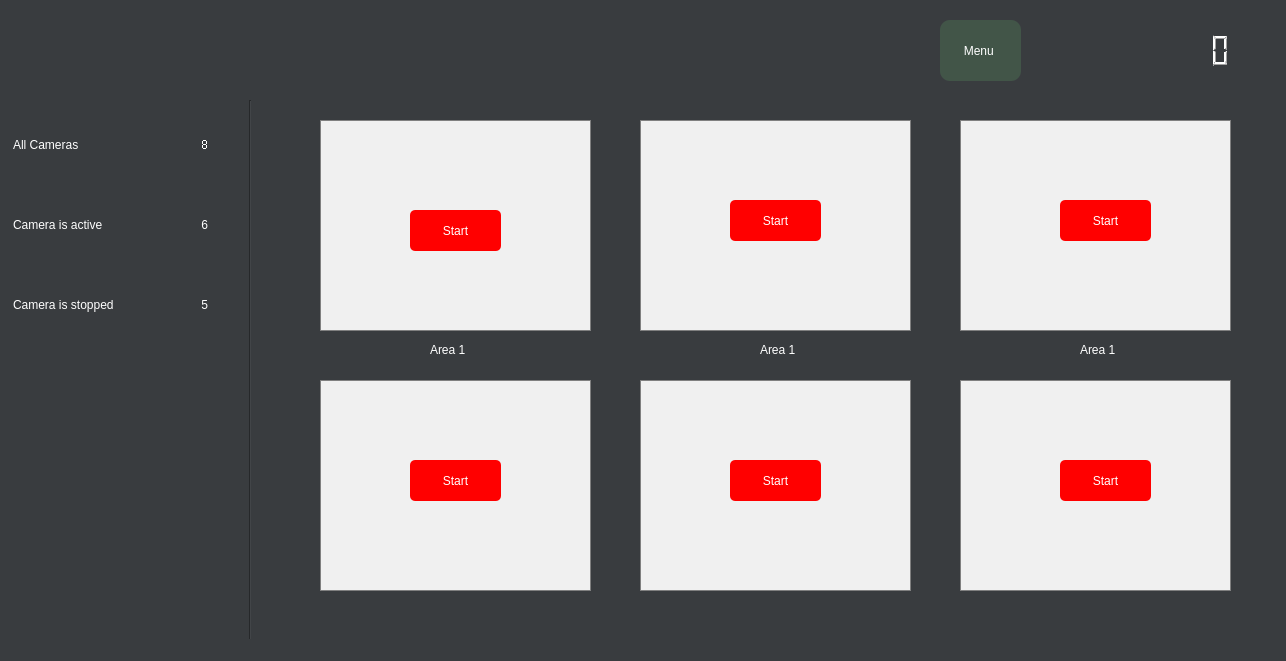
<?xml version="1.0" encoding="UTF-8"?>
<ui version="4.0">
 <class>MainWindow</class>
 <widget class="QMainWindow" name="MainWindow">
  <property name="geometry">
   <rect>
    <x>0</x>
    <y>0</y>
    <width>1286</width>
    <height>661</height>
   </rect>
  </property>
  <property name="windowTitle">
   <string>MainWindow</string>
  </property>
  <property name="styleSheet">
   <string notr="true">background-color: #393c3f; color: white</string>
  </property>
  <widget class="QWidget" name="centralwidget">
   <widget class="QFrame" name="frame_2">
    <property name="geometry">
     <rect>
      <x>280</x>
      <y>110</y>
      <width>991</width>
      <height>491</height>
     </rect>
    </property>
    <property name="styleSheet">
     <string notr="true">border: None</string>
    </property>
    <property name="frameShape">
     <enum>QFrame::StyledPanel</enum>
    </property>
    <property name="frameShadow">
     <enum>QFrame::Raised</enum>
    </property>
    <widget class="QLabel" name="camera_name_1">
     <property name="geometry">
      <rect>
       <x>150</x>
       <y>230</y>
       <width>51</width>
       <height>20</height>
      </rect>
     </property>
     <property name="text">
      <string>Area 1</string>
     </property>
    </widget>
    <widget class="QLabel" name="camera_1">
     <property name="geometry">
      <rect>
       <x>40</x>
       <y>10</y>
       <width>271</width>
       <height>211</height>
      </rect>
     </property>
     <property name="styleSheet">
      <string notr="true">QLabel { border: 1px solid grey; background-color: #f0f0f0; }</string>
     </property>
     <property name="text">
      <string/>
     </property>
    </widget>
    <widget class="QPushButton" name="btn_Start_1">
     <property name="geometry">
      <rect>
       <x>130</x>
       <y>100</y>
       <width>91</width>
       <height>41</height>
      </rect>
     </property>
     <property name="styleSheet">
      <string notr="true">background-color: red; border: 1; border-radius: 5</string>
     </property>
     <property name="text">
      <string>Start</string>
     </property>
    </widget>
    <widget class="QLabel" name="camera_name_2">
     <property name="geometry">
      <rect>
       <x>480</x>
       <y>230</y>
       <width>51</width>
       <height>20</height>
      </rect>
     </property>
     <property name="text">
      <string>Area 1</string>
     </property>
    </widget>
    <widget class="QLabel" name="camera_2">
     <property name="geometry">
      <rect>
       <x>360</x>
       <y>10</y>
       <width>271</width>
       <height>211</height>
      </rect>
     </property>
     <property name="styleSheet">
      <string notr="true">QLabel { border: 1px solid grey; background-color: #f0f0f0; }</string>
     </property>
     <property name="text">
      <string/>
     </property>
    </widget>
    <widget class="QLabel" name="camera_name_3">
     <property name="geometry">
      <rect>
       <x>800</x>
       <y>230</y>
       <width>51</width>
       <height>20</height>
      </rect>
     </property>
     <property name="text">
      <string>Area 1</string>
     </property>
    </widget>
    <widget class="QLabel" name="camera_3">
     <property name="geometry">
      <rect>
       <x>680</x>
       <y>10</y>
       <width>271</width>
       <height>211</height>
      </rect>
     </property>
     <property name="styleSheet">
      <string notr="true">QLabel { border: 1px solid grey; background-color: #f0f0f0; }</string>
     </property>
     <property name="text">
      <string/>
     </property>
    </widget>
    <widget class="QLabel" name="camera_name_4">
     <property name="geometry">
      <rect>
       <x>150</x>
       <y>490</y>
       <width>51</width>
       <height>20</height>
      </rect>
     </property>
     <property name="text">
      <string>Area 1</string>
     </property>
    </widget>
    <widget class="QLabel" name="camera_name_5">
     <property name="geometry">
      <rect>
       <x>480</x>
       <y>490</y>
       <width>51</width>
       <height>20</height>
      </rect>
     </property>
     <property name="text">
      <string>Area 1</string>
     </property>
    </widget>
    <widget class="QLabel" name="camera_5">
     <property name="geometry">
      <rect>
       <x>360</x>
       <y>270</y>
       <width>271</width>
       <height>211</height>
      </rect>
     </property>
     <property name="styleSheet">
      <string notr="true">QLabel { border: 1px solid grey; background-color: #f0f0f0; }</string>
     </property>
     <property name="text">
      <string/>
     </property>
    </widget>
    <widget class="QLabel" name="camera_name_6">
     <property name="geometry">
      <rect>
       <x>800</x>
       <y>490</y>
       <width>51</width>
       <height>20</height>
      </rect>
     </property>
     <property name="text">
      <string>Area 1</string>
     </property>
    </widget>
    <widget class="QLabel" name="camera_6">
     <property name="geometry">
      <rect>
       <x>680</x>
       <y>270</y>
       <width>271</width>
       <height>211</height>
      </rect>
     </property>
     <property name="styleSheet">
      <string notr="true">QLabel { border: 1px solid grey; background-color: #f0f0f0; }</string>
     </property>
     <property name="text">
      <string/>
     </property>
    </widget>
    <widget class="QLabel" name="camera_4">
     <property name="geometry">
      <rect>
       <x>40</x>
       <y>270</y>
       <width>271</width>
       <height>211</height>
      </rect>
     </property>
     <property name="styleSheet">
      <string notr="true">QLabel { border: 1px solid grey; background-color: #f0f0f0; }</string>
     </property>
     <property name="text">
      <string/>
     </property>
    </widget>
    <widget class="QPushButton" name="btn_Start_2">
     <property name="geometry">
      <rect>
       <x>450</x>
       <y>90</y>
       <width>91</width>
       <height>41</height>
      </rect>
     </property>
     <property name="styleSheet">
      <string notr="true">background-color: red; border: 1; border-radius: 5</string>
     </property>
     <property name="text">
      <string>Start</string>
     </property>
    </widget>
    <widget class="QPushButton" name="btn_Start_3">
     <property name="geometry">
      <rect>
       <x>780</x>
       <y>90</y>
       <width>91</width>
       <height>41</height>
      </rect>
     </property>
     <property name="styleSheet">
      <string notr="true">background-color: red; border: 1; border-radius: 5</string>
     </property>
     <property name="text">
      <string>Start</string>
     </property>
    </widget>
    <widget class="QPushButton" name="btn_Start_4">
     <property name="geometry">
      <rect>
       <x>130</x>
       <y>350</y>
       <width>91</width>
       <height>41</height>
      </rect>
     </property>
     <property name="styleSheet">
      <string notr="true">background-color: red; border: 1; border-radius: 5</string>
     </property>
     <property name="text">
      <string>Start</string>
     </property>
    </widget>
    <widget class="QPushButton" name="btn_Start_5">
     <property name="geometry">
      <rect>
       <x>450</x>
       <y>350</y>
       <width>91</width>
       <height>41</height>
      </rect>
     </property>
     <property name="styleSheet">
      <string notr="true">background-color: red; border: 1; border-radius: 5</string>
     </property>
     <property name="text">
      <string>Start</string>
     </property>
    </widget>
    <widget class="QPushButton" name="btn_Start_6">
     <property name="geometry">
      <rect>
       <x>780</x>
       <y>350</y>
       <width>91</width>
       <height>41</height>
      </rect>
     </property>
     <property name="styleSheet">
      <string notr="true">background-color: red; border: 1; border-radius: 5</string>
     </property>
     <property name="text">
      <string>Start</string>
     </property>
    </widget>
    <zorder>camera_6</zorder>
    <zorder>camera_5</zorder>
    <zorder>camera_4</zorder>
    <zorder>camera_2</zorder>
    <zorder>camera_3</zorder>
    <zorder>camera_name_1</zorder>
    <zorder>camera_1</zorder>
    <zorder>btn_Start_1</zorder>
    <zorder>camera_name_2</zorder>
    <zorder>camera_name_3</zorder>
    <zorder>camera_name_4</zorder>
    <zorder>camera_name_5</zorder>
    <zorder>camera_name_6</zorder>
    <zorder>btn_Start_2</zorder>
    <zorder>btn_Start_3</zorder>
    <zorder>btn_Start_4</zorder>
    <zorder>btn_Start_5</zorder>
    <zorder>btn_Start_6</zorder>
   </widget>
   <widget class="Line" name="line">
    <property name="geometry">
     <rect>
      <x>240</x>
      <y>100</y>
      <width>21</width>
      <height>561</height>
     </rect>
    </property>
    <property name="styleSheet">
     <string notr="true">padding: 3</string>
    </property>
    <property name="orientation">
     <enum>Qt::Vertical</enum>
    </property>
   </widget>
   <widget class="QLCDNumber" name="time_clock">
    <property name="geometry">
     <rect>
      <x>1070</x>
      <y>30</y>
      <width>171</width>
      <height>41</height>
     </rect>
    </property>
    <property name="font">
     <font>
      <family>was@peenang</family>
      <pointsize>10</pointsize>
      <weight>75</weight>
      <bold>true</bold>
     </font>
    </property>
    <property name="mouseTracking">
     <bool>false</bool>
    </property>
    <property name="layoutDirection">
     <enum>Qt::LeftToRight</enum>
    </property>
    <property name="autoFillBackground">
     <bool>false</bool>
    </property>
    <property name="styleSheet">
     <string notr="true">color: white;</string>
    </property>
    <property name="frameShape">
     <enum>QFrame::NoFrame</enum>
    </property>
    <property name="frameShadow">
     <enum>QFrame::Raised</enum>
    </property>
    <property name="smallDecimalPoint">
     <bool>true</bool>
    </property>
    <property name="digitCount">
     <number>8</number>
    </property>
   </widget>
   <widget class="QWidget" name="horizontalLayoutWidget">
    <property name="geometry">
     <rect>
      <x>0</x>
      <y>109</y>
      <width>221</width>
      <height>71</height>
     </rect>
    </property>
    <layout class="QHBoxLayout" name="horizontalLayout">
     <item>
      <widget class="QLabel" name="label">
       <property name="styleSheet">
        <string notr="true">padding-left: 10</string>
       </property>
       <property name="text">
        <string>All Cameras</string>
       </property>
      </widget>
     </item>
     <item>
      <widget class="QLabel" name="all_cameras_label">
       <property name="font">
        <font>
         <stylestrategy>NoAntialias</stylestrategy>
        </font>
       </property>
       <property name="styleSheet">
        <string notr="true">padding-right: 10; width: &quot;40%&quot;</string>
       </property>
       <property name="text">
        <string>8</string>
       </property>
       <property name="alignment">
        <set>Qt::AlignRight|Qt::AlignTrailing|Qt::AlignVCenter</set>
       </property>
      </widget>
     </item>
    </layout>
   </widget>
   <widget class="QWidget" name="horizontalLayoutWidget_2">
    <property name="geometry">
     <rect>
      <x>0</x>
      <y>189</y>
      <width>221</width>
      <height>71</height>
     </rect>
    </property>
    <layout class="QHBoxLayout" name="horizontalLayout_2">
     <item>
      <widget class="QLabel" name="label_5">
       <property name="styleSheet">
        <string notr="true">padding-left: 10</string>
       </property>
       <property name="text">
        <string>Camera is active</string>
       </property>
      </widget>
     </item>
     <item>
      <widget class="QLabel" name="camera_active_label">
       <property name="styleSheet">
        <string notr="true">padding-right: 10</string>
       </property>
       <property name="text">
        <string>6</string>
       </property>
       <property name="alignment">
        <set>Qt::AlignRight|Qt::AlignTrailing|Qt::AlignVCenter</set>
       </property>
      </widget>
     </item>
    </layout>
   </widget>
   <widget class="QWidget" name="horizontalLayoutWidget_3">
    <property name="geometry">
     <rect>
      <x>0</x>
      <y>269</y>
      <width>221</width>
      <height>71</height>
     </rect>
    </property>
    <layout class="QHBoxLayout" name="horizontalLayout_3">
     <item>
      <widget class="QLabel" name="label_7">
       <property name="styleSheet">
        <string notr="true">padding-left: 10</string>
       </property>
       <property name="text">
        <string>Camera is stopped</string>
       </property>
      </widget>
     </item>
     <item>
      <widget class="QLabel" name="camera_stop_label">
       <property name="styleSheet">
        <string notr="true">padding-right: 10</string>
       </property>
       <property name="text">
        <string>5</string>
       </property>
       <property name="alignment">
        <set>Qt::AlignRight|Qt::AlignTrailing|Qt::AlignVCenter</set>
       </property>
      </widget>
     </item>
    </layout>
   </widget>
   <widget class="QPushButton" name="menuwindow_Btn">
    <property name="geometry">
     <rect>
      <x>940</x>
      <y>20</y>
      <width>81</width>
      <height>61</height>
     </rect>
    </property>
    <property name="toolTip">
     <string>&lt;html&gt;&lt;head/&gt;&lt;body&gt;&lt;p&gt;Click here to open menu window&lt;/p&gt;&lt;/body&gt;&lt;/html&gt;</string>
    </property>
    <property name="styleSheet">
     <string notr="true">border-radius: 10; background-color: rgb(66, 85, 72);text-align: center</string>
    </property>
    <property name="text">
     <string>Menu </string>
    </property>
   </widget>
  </widget>
  <widget class="QStatusBar" name="statusbar"/>
 </widget>
 <resources/>
 <connections/>
</ui>
